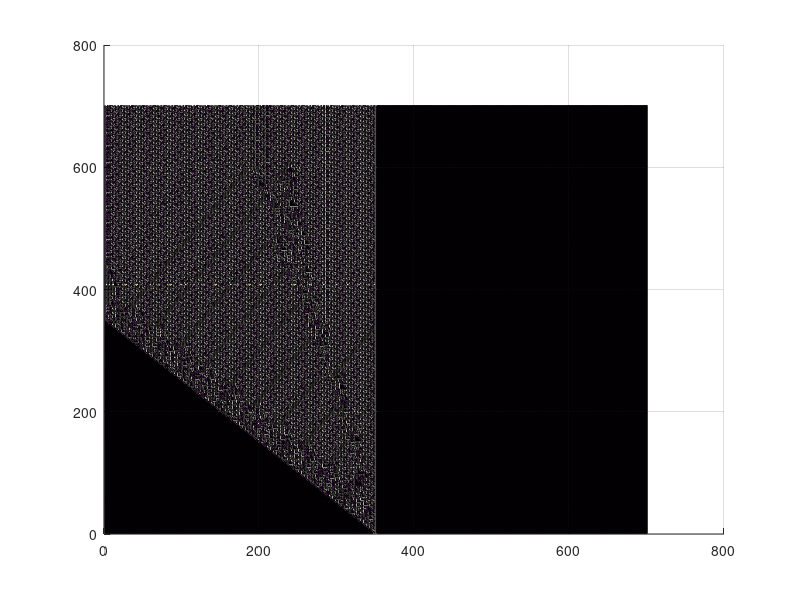

Write the MATLAB code that produced this figure.
clear all;clc;close all
N = 700;
x = 1:1:N+1;
y = 1:1:N+1;

Z = zeros(N+1,N+1);
Z(1, N/2) = 1;

for i = 1:N
  for j = 2:N
    if Z(i,j-1) == 1 && Z(i,j) == 1 && Z(i,j+1) == 1
      Z(i+1,j) = 0;
    elseif Z(i,j-1) == 1 && Z(i,j) == 1 && Z(i,j+1) == 0
      Z(i+1,j) = 1;
    elseif Z(i,j-1) == 1 && Z(i,j) == 0 && Z(i,j+1) == 1
      Z(i+1,j) = 1;
    elseif Z(i,j-1) == 0 && Z(i,j) == 1 && Z(i,j+1) == 1
      Z(i+1,j) = 1;
    elseif Z(i,j-1) == 0 && Z(i,j) == 0 && Z(i,j+1) == 1
      Z(i+1,j) = 1;
    elseif Z(i,j-1) == 0 && Z(i,j) == 1 && Z(i,j+1) == 0
      Z(i+1,j) = 1;
    elseif Z(i,j-1) == 1 && Z(i,j) == 0 && Z(i,j+1) == 0
      Z(i+1,j) = 0;
    elseif Z(i,j-1) == 0 && Z(i,j) == 0 && Z(i,j+1) == 0
      Z(i+1,j) = 0;
    end
  end
end

[X,Y] = meshgrid(x,y);
surf(X,Y,Z);

hold on;
view(2);


